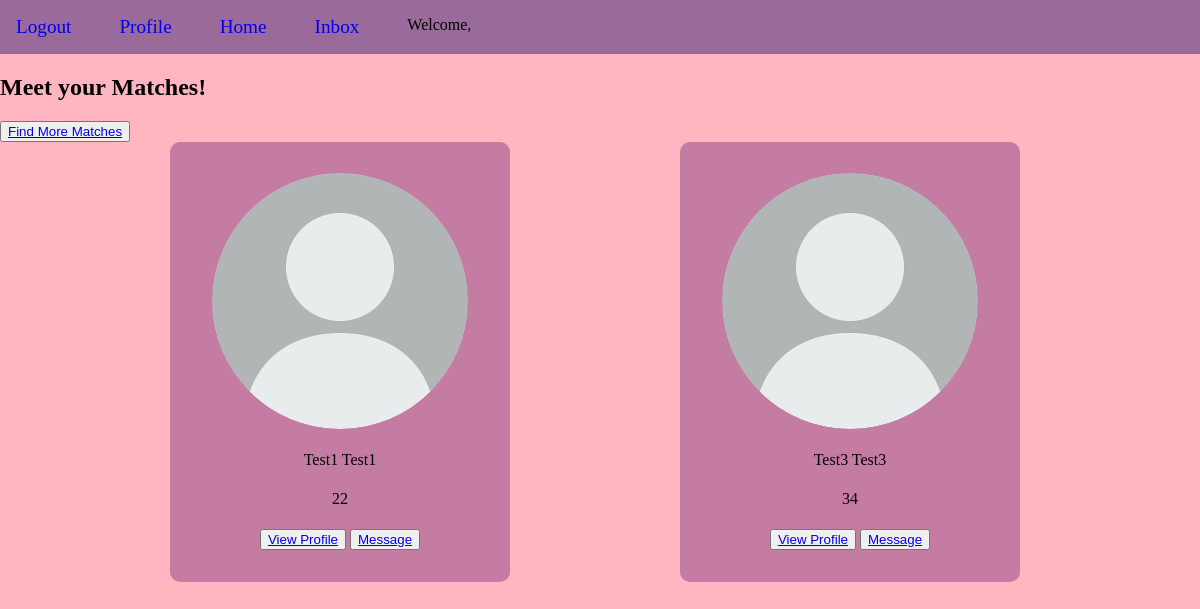
/matchmaking/ (signed in), run on the app's committed database.
### app/models.py (models this page shows, shortened)
class PersonalityProfile(models.Model):
    user_profile = models.ForeignKey(
        DatingProfile,
        on_delete=models.CASCADE,
        related_name="dating_profile_user",
        null=True,
    )
    created = models.BooleanField(default=False)
    yes_or_no_options = (("Yes", "YES"), ("No", "NO"))
    what_are_you_looking_for_options = (
        ("long-term", "Long-term partner"),
        ("short-term", "Short-term partner"),
        ("firguring-out", "Still figuring out"),
    )
    music_options = (
        ("metal", "METAL"),
        ("classic", "CLASSIC"),
        ("country", "COUNTRY"),
        ("pop", "POP"),
        ("hip-hop", "HIP-HOP"),
        ("gospel", "GOSPEL"),
    )
    outdoor_indoor_options = (("outdoor", "OUTDOOR"), ("indoor", "INDOOR"))
    what_do_you_do_for_fun_options = (
        ("hiking", "HIKING"),
        ("gaming", "GAMING"),
        ("reading", "READING"),
        ("singing", "SINGING"),
        ("sports", "SPORTS"),
        ("dancing", "DANCING"),
        ("travel", "TRAVEL"),
        ("poetry", "POETRY"),
        ("music", "MUSIC"),
    )
    movie_genre_options = (
        ("horror", "HORROR"),
        ("romance", "ROMANCE"),
        ("comedy", "COMEDY"),
        ("action", "ACTION"),
        ("anime", "ANIME"),
        ("sci-fi", "SCI-FI"),
    )
    hobby_options = (
        ("biking", "BIKING"),
        ("knitting", "KNITTING"),
        ("painting", "PAINTING"),
        ("bird-watching", "BIRD-WATCHING"),
        ("antiquing", "ANTIQUING"),
        ("couch-potato", "COUCH-POTATO"),
        ("kayaking", "KAYAKING"),
        ("swimming", "SWIMMING"),
    )
    sport_interest_options = (
        ("baseball", "BASEBALL"),
        ("basketball", "BASKETBALL"),
        ("tennis", "TENNIS"),
        ("football", "FOOTBALL"),
        ("soccer", "SOCCER"),
        ("skate", "SKATING"),
        ("golf", "GOLF"),
    )
    interests = models.CharField(
        max_length=50, choices=what_are_you_looking_for_options, null=True
    )
    do_you_like_drinking = models.CharField(
        max_length=50, choices=yes_or_no_options, null=True
    )
    are_you_active = models.CharField(
        max_length=50, choices=yes_or_no_options, null=True
    )
    music_pick = models.CharField(max_length=300, choices=music_options, null=True)
    outdoor_indoor_pick = models.CharField(
        max_length=50, choices=outdoor_indoor_options, null=True
    )
    what_do_you_do_for_fun_pick = models.CharField(
        max_length=300, choices=what_do_you_do_for_fun_options, null=True
    )
    movie_pick = models.CharField(
        max_length=300, choices=movie_genre_options, null=True
    )
    hobby_pick = models.CharField(max_length=300, choices=hobby_options, null=True)
    sport_pick = models.CharField(
        max_length=300, choices=sport_interest_options, null=True
    )

class DatingProfile(models.Model):
    user_profile = models.ForeignKey(
        Profile,
        on_delete=models.CASCADE,
        related_name="dating_profile_user",
        null=True,
    )
    created = models.BooleanField(default=False)
    profile_pic = models.ImageField(
        default="default_pic.jpg",
        null=True,
        blank=True,
    )
    gender_options = (("Male", "MALE"), ("Female", "FEMALE"))
    interested_in_options = ("Men", "MEN"), ("Women", "WOMEN"), ("Both", "BOTH")
    yes_or_no_options = (("Yes", "YES"), ("No", "NO"))
    gender = models.CharField(max_length=50, choices=gender_options, null=True)
    age = models.IntegerField(null=True)
    interested_in = models.CharField(
        max_length=50, choices=interested_in_options, null=True
    )
    smoker = models.CharField(max_length=50, choices=yes_or_no_options, null=True)
    drinker = models.CharField(max_length=50, choices=yes_or_no_options, null=True)
    occupation = models.CharField(max_length=50, null=True)
    bio = models.TextField(null=True)
    favorite_place_ever_been = models.TextField(null=True)

class Profile(models.Model):
    user = models.OneToOneField(User, null=True, on_delete=models.CASCADE)
    first_name = models.CharField(null=True, max_length=255)
    last_name = models.CharField(null=True, max_length=255)

### app/views.py (the view)
# urls.py: path("matchmaking/", matchmakingView, name="matchmaking"),
@login_required(login_url="login")
def matchmakingView(request):
    user = request.user.profile
    user_dating_profile = DatingProfile.objects.get(user_profile=user)
    user_personality_profile = PersonalityProfile.objects.get(
        user_profile=user_dating_profile
    )
    choice2 = PersonalityProfile.objects.filter(
        user_profile__interested_in=user_dating_profile.interested_in,
        do_you_like_drinking=user_personality_profile.do_you_like_drinking,
        outdoor_indoor_pick=user_personality_profile.outdoor_indoor_pick,
        movie_pick=user_personality_profile.movie_pick,
        hobby_pick=user_personality_profile.hobby_pick,
    )
    choice3 = PersonalityProfile.objects.filter(
        user_profile__interested_in=user_dating_profile.interested_in,
        do_you_like_drinking=user_personality_profile.do_you_like_drinking,
        music_pick=user_personality_profile.music_pick,
        movie_pick=user_personality_profile.movie_pick,
        sport_pick=user_personality_profile.sport_pick,
    )
    choice4 = PersonalityProfile.objects.filter(
        user_profile__interested_in=user_dating_profile.interested_in,
        interests=user_personality_profile.interests,
        outdoor_indoor_pick=user_personality_profile.outdoor_indoor_pick,
        what_do_you_do_for_fun_pick=user_personality_profile.what_do_you_do_for_fun_pick,
        hobby_pick=user_personality_profile.hobby_pick,
    )
    choice1 = PersonalityProfile.objects.filter(
        user_profile__interested_in=user_dating_profile.interested_in,
        interests=user_personality_profile.interests,
        music_pick=user_personality_profile.music_pick,
        what_do_you_do_for_fun_pick=user_personality_profile.what_do_you_do_for_fun_pick,
        sport_pick=user_personality_profile.sport_pick,
    )
    choices = {
        "1": [choice1],
        "2": [choice2],
        "3": [choice3],
        "4": [choice4],
    }
    random_potential_partners = key, val = random.choice(list(choices.items()))
    context = {
        "random_potential_partners": random_potential_partners,
        "key": key,
        "val": val,
        "user": user,
    }
    return render(request, "matchmaking.html", context)

### app/templates/matchmaking.html (shortened to what this page needs)
{%extends 'base.html'%} {% block content%}
<h2 class = "match-making-title">Meet your Matches!</h2>
<button> <a href= "{% url "matchmaking"%}">Find More Matches</a></button>
<div id="matches">
  {% for set in val %}
  {% for object in set%}
    {% if user != object.user_profile.user_profile  %}
    <div id="partner-cards">
          <img src="{{object.user_profile.profile_pic.url}}" id="partner-img"/>
          <div id = "partner-name">
            {{object.user_profile.user_profile.first_name}}
            {{ object.user_profile.user_profile.last_name}}
          </div>
          <div id = "partner_age">
            {{ object.user_profile.age}}
          </div>
          <div id= "partner_buttons">
          <button> <a href= "{% url "partner" object.id %}" >View Profile</a></button>
          <button> <a href= "{% url "send_message" object.id %}" >Message</a></button>
          </div>
    </div>
    {% endif %}
    {%endfor%}
    {%endfor%}
</div>
{%endblock content%}

### app/static/styles.css (style rules this page uses)
body { margin: 0; background-color: lightpink; }
#matches { display: flex; flex-direction: row; padding-right: 10px; justify-content: space-evenly; }
#partner-cards { display: flex; flex-direction: column; padding: 10px; background: rgba(93, 24, 107, 0.363); border-radius: 10px; height: 430px; width: 320px; border-radius: 10px; scroll-snap-align: start; display:flex; flex-direction: column; align-items: center; height: 420px; justify-content: space-evenly; }
#partner-img { border-radius: 50%; object-fit: cover; }

### data on the page
PersonalityProfile: user_profile.profile_pic (placeholder picture), user_profile.user_profile.first_name "Test1", user_profile.user_profile.last_name "Test1", user_profile.age "22"
PersonalityProfile: user_profile.profile_pic (placeholder picture), user_profile.user_profile.first_name "Test3", user_profile.user_profile.last_name "Test3", user_profile.age "34"
